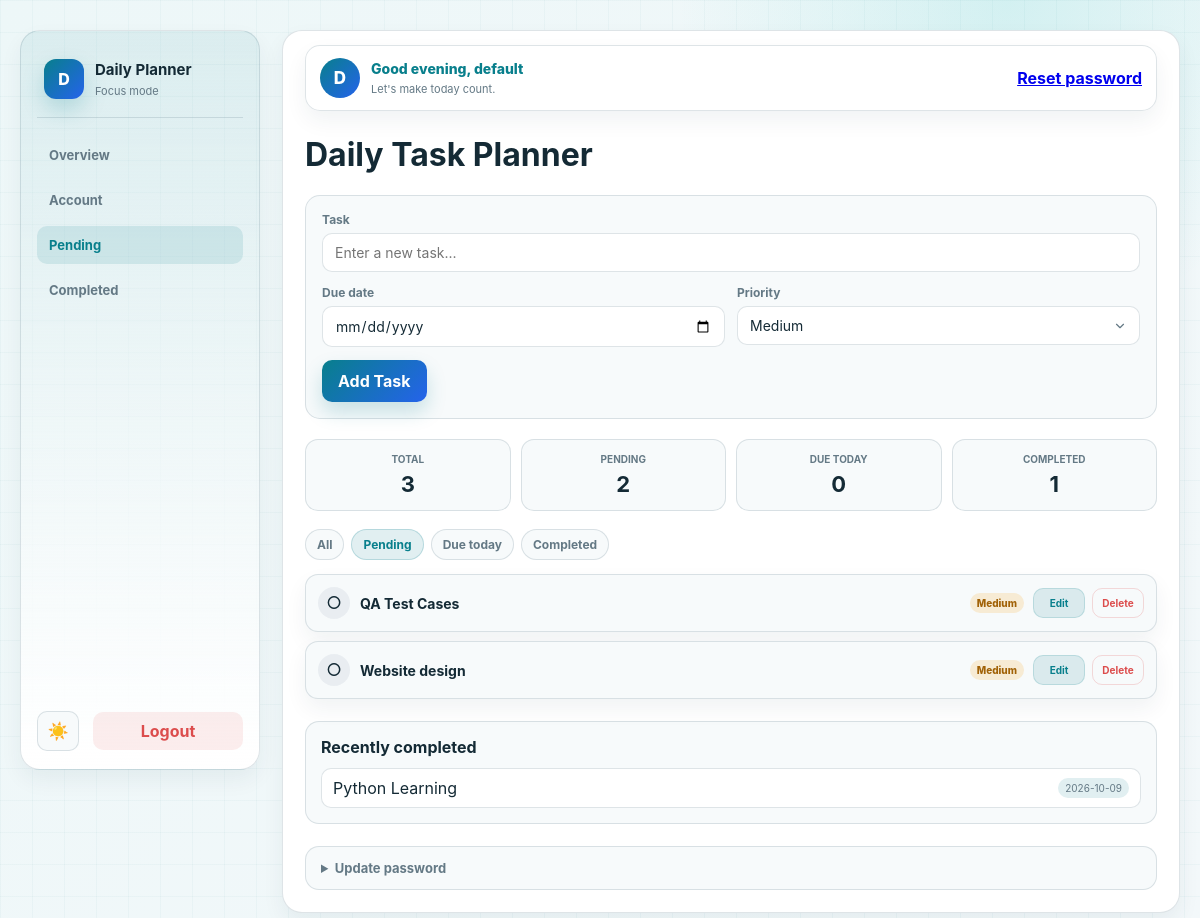
/?filter=pending (signed in), run on the app's committed database.
### tables this page shows
CREATE TABLE tasks (
            id INTEGER PRIMARY KEY AUTOINCREMENT,
            title TEXT NOT NULL
        , completed INTEGER NOT NULL DEFAULT 0, priority TEXT NOT NULL DEFAULT 'Medium', due_date TEXT, user_id INTEGER NOT NULL DEFAULT 1);

### app.py (the view)
@app.route("/")
def home():
    if not session.get("user_id"):
        return redirect(url_for("login"))
    filter_name = request.args.get("filter", "all")
    reset_error = request.args.get("reset_error")
    reset_success = request.args.get("reset_success")
    user_id = session["user_id"]
    conn = get_db_connection()
    cursor = conn.cursor()
    query = "SELECT * FROM tasks WHERE user_id = " + DB_PLACEHOLDER
    params = [user_id]
    if filter_name == "pending":
        query += " AND completed = 0"
    elif filter_name == "completed":
        query += " AND completed = 1"
    elif filter_name == "today":
        query += " AND due_date = " + DB_PLACEHOLDER
        params.append(date.today().isoformat())
    query += " ORDER BY completed ASC, due_date IS NULL, due_date ASC, id DESC"
    cursor.execute(query, params)
    tasks = [dict(row) for row in cursor.fetchall()]
    cursor.execute("SELECT COUNT(*) FROM tasks WHERE user_id = " + DB_PLACEHOLDER, (user_id,))
    total_tasks = first_value(cursor.fetchone())
    cursor.execute("SELECT COUNT(*) FROM tasks WHERE user_id = " + DB_PLACEHOLDER + " AND completed = 0", (user_id,))
    pending_tasks = first_value(cursor.fetchone())
    cursor.execute("SELECT COUNT(*) FROM tasks WHERE user_id = " + DB_PLACEHOLDER + " AND completed = 1", (user_id,))
    completed_tasks = first_value(cursor.fetchone())
    cursor.execute(
        "SELECT COUNT(*) FROM tasks WHERE user_id = " + DB_PLACEHOLDER + " AND due_date = " + DB_PLACEHOLDER + " AND completed = 0",
        (user_id, date.today().isoformat()),
    )
    today_count = first_value(cursor.fetchone())
    cursor.execute(
        "SELECT * FROM tasks WHERE user_id = " + DB_PLACEHOLDER + " AND completed = 1 ORDER BY id DESC LIMIT 5",
        (user_id,),
    )
    completed_list = [dict(row) for row in cursor.fetchall()]
    task_to_edit = None
    conn.close()
    return render_template(
        "index.html",
        greeting=get_greeting(),
        username=session["username"],
        tasks=tasks,
        current_filter=filter_name,
        total_tasks=total_tasks,
        pending_tasks=pending_tasks,
        completed_tasks=completed_tasks,
        today_count=today_count,
        completed_list=completed_list,
        task_to_edit=task_to_edit,
        reset_error=reset_error,
        reset_success=reset_success,
    )

### app.py (called while the page is built)
def first_value(row):
    if row is None:
        return None
    if isinstance(row, dict):
        return next(iter(row.values()))
    return row[0]

def get_db_connection():
    if DATABASE_URL:
        return psycopg2.connect(DATABASE_URL, cursor_factory=RealDictCursor)
    conn = sqlite3.connect("tasks.db")
    conn.row_factory = sqlite3.Row
    return conn

def get_greeting():
    hour = datetime.now().hour
    if hour < 12:
        return "Good morning"
    if hour < 18:
        return "Good afternoon"
    return "Good evening"

@app.before_request
def require_login():
    allowed_routes = {"login", "register", "forgot_password", "health", "static"}
    if request.endpoint in allowed_routes:
        return None
    if not session.get("user_id"):
        return redirect(url_for("login"))

@app.before_request
def ensure_database_initialized():
    if request.endpoint in {"static", "health"} or app.config["DATABASE_INITIALIZED"]:
        return None
    init_db()
    app.config["DATABASE_INITIALIZED"] = True

### templates/index.html (shortened to what this page needs)
<!DOCTYPE html>
<html lang="en">
<head>
    <link rel="stylesheet" href="{{ url_for('static', filename='styles.css') }}">
</head>
<body>
    <div class="app-shell">
        <aside class="sidebar">
            <div>
                <div class="brand-wrap">
                    <div class="brand-mark">D</div>
                    <div>
                        <p class="brand-name">Daily Planner</p>
                        <span class="brand-tag">Focus mode</span>
                    </div>
                </div>
                <nav class="sidebar-nav" aria-label="Main menu">
                    <a href="{{ url_for('home', filter='all') }}" class="nav-item {% if current_filter == 'all' %}active{% endif %}" {% if current_filter == 'all' %}aria-current="page"{% endif %}>Overview</a>
                    <a href="#reset-password" class="nav-item account-nav">Account</a>
                    <a href="{{ url_for('home', filter='pending') }}" class="nav-item {% if current_filter == 'pending' %}active{% endif %}" {% if current_filter == 'pending' %}aria-current="page"{% endif %}>Pending</a>
                    <a href="{{ url_for('home', filter='completed') }}" class="nav-item {% if current_filter == 'completed' %}active{% endif %}" {% if current_filter == 'completed' %}aria-current="page"{% endif %}>Completed</a>
                </nav>
            </div>
            <div class="sidebar-footer">
                <button type="button" class="theme-toggle" aria-label="Toggle dark mode">☀️</button>
                <form action="{{ url_for('logout') }}" method="POST" class="logout-form">
                    <button type="submit" class="account-button danger-button">Logout</button>
                </form>
            </div>
        </aside>
        <main class="main-panel">
            <div class="welcome-bar">
                <div class="profile-block">
                    <span class="avatar">{{ (username or 'U')[:1]|upper }}</span>
                    <div>
                        <p class="greeting">{{ greeting }}, {{ username or 'User' }}</p>
                        <span class="greeting-subtitle">Let's make today count.</span>
                    </div>
                </div>
                <div class="top-actions">
                    <a href="#reset-password" class="account-button secondary-button">Reset password</a>
                </div>
            </div>
            <h1>Daily Task Planner</h1>
            <form action="/add" method="POST" class="task-form">
                <div class="field">
                    <label for="task">Task</label>
                    <input id="task" type="text" name="task" placeholder="Enter a new task..." required>
                </div>
                <div class="field-row">
                    <div class="field">
                        <label for="due_date">Due date</label>
                        <input id="due_date" type="date" name="due_date">
                    </div>
                    <div class="field">
                        <label for="priority">Priority</label>
                        <select id="priority" name="priority">
                            <option value="Medium" selected>Medium</option>
                        </select>
                    </div>
                </div>
                <button type="submit" class="btn-add">Add Task</button>
            </form>
            <div class="stats">
                <div class="stat-card">
                    <span class="stat-label">Total</span>
                    <strong>{{ total_tasks }}</strong>
                </div>
                <div class="stat-card">
                    <span class="stat-label">Pending</span>
                    <strong>{{ pending_tasks }}</strong>
                </div>
                <div class="stat-card">
                    <span class="stat-label">Due today</span>
                    <strong>{{ today_count }}</strong>
                </div>
                <div class="stat-card">
                    <span class="stat-label">Completed</span>
                    <strong>{{ completed_tasks }}</strong>
                </div>
            </div>
            <div class="filters">
                <a class="filter-link {% if current_filter == 'all' %}active{% endif %}" href="{{ url_for('home', filter='all') }}">All</a>
                <a class="filter-link {% if current_filter == 'pending' %}active{% endif %}" href="{{ url_for('home', filter='pending') }}">Pending</a>
                <a class="filter-link {% if current_filter == 'today' %}active{% endif %}" href="{{ url_for('home', filter='today') }}">Due today</a>
                <a class="filter-link {% if current_filter == 'completed' %}active{% endif %}" href="{{ url_for('home', filter='completed') }}">Completed</a>
            </div>
            <ul class="task-list">
                {% for task in tasks %}
                    <li class="task-card {% if task['completed'] %}done{% endif %}">
                        <div class="task-main">
                            <form action="{{ url_for('toggle_task', task_id=task['id']) }}" method="POST">
                                <button type="submit" class="check-btn {% if task['completed'] %}done{% endif %}" title="Mark complete/incomplete">
                                    {% if task['completed'] %}✓{% else %}○{% endif %}
                                </button>
                            </form>
                            <div class="task-content">
                                <span class="task-title">{{ task['title'] }}</span>
                            </div>
                        </div>
                        <div class="task-meta">
                            <span class="priority priority-{{ task['priority']|lower }}">{{ task['priority'] }}</span>
                            <div class="task-actions">
                                <a href="{{ url_for('edit_task', task_id=task['id']) }}" class="btn-edit">Edit</a>
                                <form action="/delete/{{ task['id'] }}" method="POST" onsubmit="return confirm('Are you sure you want to delete this task?');">
                                    <button type="submit" class="btn-delete">Delete</button>
                                </form>
                            </div>
                        </div>
                    </li>
                {% else %}
                    <li class="empty-state">No tasks match this view yet.</li>
                {% endfor %}
            </ul>
            {% if completed_list %}
            <div class="completed-panel">
                <h2>Recently completed</h2>
                <ul class="completed-list">
                    {% for task in completed_list %}
                        <li>
                            <span>{{ task['title'] }}</span>
                            <span class="small-tag">{{ task['due_date'] or 'No date' }}</span>
                        </li>
                    {% endfor %}
                </ul>
            </div>
            {% endif %}
            <details id="reset-password" class="reset-password-panel">
                <summary>Update password</summary>
            </details>
        </main>
    </div>
</body>
</html>

### data on the page
tasks: title "QA Test Cases", priority "Medium"
tasks: title "Website design", priority "Medium"
tasks: title "Python Learning", due_date "2026-10-09"

### other printed values
{{ (username or 'U')[:1]|upper }} "D"
{{ greeting }} "Good evening"
{{ username or 'User' }} "default"
{{ total_tasks }} "3"
{{ pending_tasks }} "2"
{{ today_count }} "0"
{{ completed_tasks }} "1"
